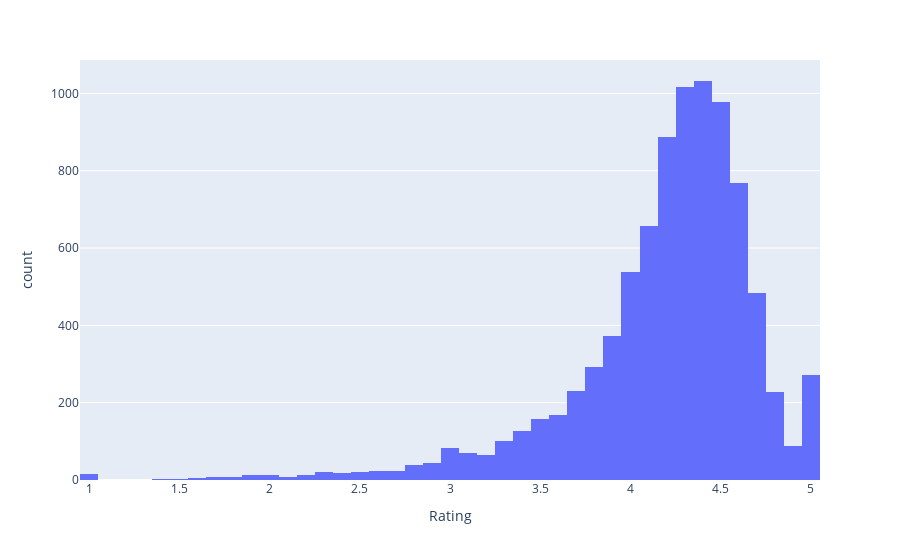

Notebook source saved alongside this figure:
### Code cell
px.histogram(df,x='Rating')

### Figure 1 — Plotly figure (JSON) as saved in the notebook; plotly's stock layout.template omitted (floating-point values rounded to 4 significant figures; data arrays with more than 128 entries replaced by an {"elided": "..."} marker saying what was removed)
{"data": [{"bingroup": "x", "hovertemplate": "Rating=%{x}<br>count=%{y}<extra></extra>", "legendgroup": "", "marker": {"color": "#636efa", "pattern": {"shape": ""}}, "name": "", "orientation": "v", "showlegend": false, "type": "histogram", "x": {"elided": "10357 float values"}, "xaxis": "x", "yaxis": "y"}], "layout": {"barmode": "relative", "legend": {"tracegroupgap": 0}, "margin": {"t": 60}, "xaxis": {"anchor": "y", "domain": [0, 1], "title": {"text": "Rating"}}, "yaxis": {"anchor": "x", "domain": [0, 1], "title": {"text": "count"}}}}
